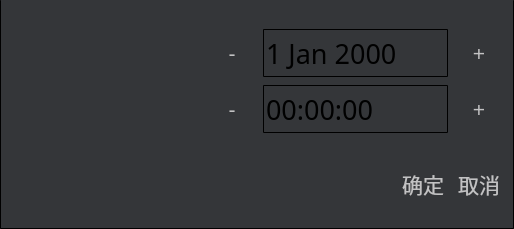
<?xml version="1.0" encoding="UTF-8"?>
<ui version="4.0">
 <class>Dlg_Time</class>
 <widget class="QDialog" name="Dlg_Time">
  <property name="geometry">
   <rect>
    <x>0</x>
    <y>0</y>
    <width>514</width>
    <height>229</height>
   </rect>
  </property>
  <property name="windowTitle">
   <string>系统时间设置</string>
  </property>
  <property name="styleSheet">
   <string notr="true">*{
font: 14pt;
font-family: &quot;微软雅黑&quot;;
}

QWidget {
color: #c2c2c3;
background: #343639;
}

QDialog {
border:1px solid black;
border-radius:1px;
}

#titleFrame {
border: no;
min-height: 20px;
background: url(&quot;:/Res/image/title_bar.png&quot;);
}

QPushButton {
border: no;
font: 16pt;
outline: no;
min-width: 50px;
min-height: 50px;
image: url(&quot;:/Res/image/button_50x50_normal.png&quot;);
}

QPushButton:pressed {
color: black;
font: 16pt;
border: no;
outline: no;
min-width: 50px;
min-height: 50px;
image: url(&quot;:/Res/image/button_50x50_active.png&quot;);
}

QPushButton[objectName=&quot;btnOK&quot;] {
border: no;
outline: no;
min-width: 80px;
min-height: 50px;
image: url(&quot;:/Res/image/button_80x50_normal.png&quot;);
}

QPushButton[objectName=&quot;btnOK&quot;]:pressed {
color: black;
border: no;
outline: no;
min-width: 80px;
min-height: 50px;
image: url(&quot;:/Res/image/button_80x50_active.png&quot;);
}

QPushButton[objectName=&quot;btnQuit&quot;] {
border: no;
outline: no;
min-width: 80px;
min-height: 50px;
image: url(&quot;:/Res/image/button_80x50_normal.png&quot;);
}

QPushButton[objectName=&quot;btnQuit&quot;]:pressed {
color: black;
border: no;
outline: no;
min-width: 80px;
min-height: 50px;
image: url(&quot;:/Res/image/button_80x50_active.png&quot;);
}

QDateEdit {
font: 20pt;
  color: black;
background: qlineargradient(
  x1:0, y1:0, x2:0, y2:1,
  stop:0 gray,
  stop: 0.2 white
  stop:1 white
 );
 border-radius: 1px;
 border: 1px solid black;
min-height: 46px;
}

QDateEdit::up-button {
width: no;
}

QDateEdit::down-button {
width: no;
}

QTimeEdit {
font: 20pt;
  color: black;
background: qlineargradient(
  x1:0, y1:0, x2:0, y2:1,
  stop:0 gray,
  stop: 0.2 white
  stop:1 white
 );
 border-radius: 1px;
 border: 1px solid black;
min-height: 46px;
}

QTimeEdit::up-button {
width: no;
}

QTimeEdit::down-button {
width: no;
}</string>
  </property>
  <layout class="QVBoxLayout" name="verticalLayout_2">
   <property name="spacing">
    <number>6</number>
   </property>
   <property name="leftMargin">
    <number>1</number>
   </property>
   <property name="topMargin">
    <number>0</number>
   </property>
   <property name="rightMargin">
    <number>1</number>
   </property>
   <property name="bottomMargin">
    <number>1</number>
   </property>
   <item>
    <widget class="QFrame" name="titleFrame">
     <property name="frameShape">
      <enum>QFrame::StyledPanel</enum>
     </property>
     <property name="frameShadow">
      <enum>QFrame::Raised</enum>
     </property>
    </widget>
   </item>
   <item>
    <layout class="QHBoxLayout" name="horizontalLayout_4">
     <item>
      <widget class="QWidget" name="widget" native="true">
       <property name="sizePolicy">
        <sizepolicy hsizetype="Fixed" vsizetype="Fixed">
         <horstretch>0</horstretch>
         <verstretch>0</verstretch>
        </sizepolicy>
       </property>
       <property name="minimumSize">
        <size>
         <width>200</width>
         <height>200</height>
        </size>
       </property>
       <property name="maximumSize">
        <size>
         <width>200</width>
         <height>200</height>
        </size>
       </property>
      </widget>
     </item>
     <item>
      <layout class="QVBoxLayout" name="verticalLayout">
       <item>
        <layout class="QHBoxLayout" name="horizontalLayout_2" stretch="0,1,0">
         <property name="spacing">
          <number>6</number>
         </property>
         <property name="rightMargin">
          <number>9</number>
         </property>
         <item>
          <widget class="QPushButton" name="btnDateSub">
           <property name="text">
            <string>-</string>
           </property>
           <property name="autoRepeat">
            <bool>true</bool>
           </property>
          </widget>
         </item>
         <item>
          <widget class="QDateEdit" name="de">
           <property name="sizePolicy">
            <sizepolicy hsizetype="Minimum" vsizetype="Fixed">
             <horstretch>0</horstretch>
             <verstretch>0</verstretch>
            </sizepolicy>
           </property>
           <property name="font">
            <font>
             <family>微软雅黑</family>
             <pointsize>20</pointsize>
             <weight>50</weight>
             <italic>false</italic>
             <bold>false</bold>
            </font>
           </property>
          </widget>
         </item>
         <item>
          <widget class="QPushButton" name="btnDateAdd">
           <property name="text">
            <string>+</string>
           </property>
           <property name="autoRepeat">
            <bool>true</bool>
           </property>
          </widget>
         </item>
        </layout>
       </item>
       <item>
        <layout class="QHBoxLayout" name="horizontalLayout_3" stretch="0,1,0">
         <property name="spacing">
          <number>6</number>
         </property>
         <property name="rightMargin">
          <number>9</number>
         </property>
         <item>
          <widget class="QPushButton" name="btnTimeSub">
           <property name="text">
            <string>-</string>
           </property>
           <property name="autoRepeat">
            <bool>true</bool>
           </property>
          </widget>
         </item>
         <item>
          <widget class="QTimeEdit" name="te">
           <property name="sizePolicy">
            <sizepolicy hsizetype="Minimum" vsizetype="Fixed">
             <horstretch>0</horstretch>
             <verstretch>0</verstretch>
            </sizepolicy>
           </property>
           <property name="font">
            <font>
             <family>微软雅黑</family>
             <pointsize>20</pointsize>
             <weight>50</weight>
             <italic>false</italic>
             <bold>false</bold>
            </font>
           </property>
           <property name="buttonSymbols">
            <enum>QAbstractSpinBox::UpDownArrows</enum>
           </property>
          </widget>
         </item>
         <item>
          <widget class="QPushButton" name="btnTimeAdd">
           <property name="text">
            <string>+</string>
           </property>
           <property name="autoRepeat">
            <bool>true</bool>
           </property>
          </widget>
         </item>
        </layout>
       </item>
       <item>
        <layout class="QHBoxLayout" name="horizontalLayout">
         <property name="rightMargin">
          <number>9</number>
         </property>
         <item>
          <spacer name="horizontalSpacer">
           <property name="orientation">
            <enum>Qt::Horizontal</enum>
           </property>
           <property name="sizeHint" stdset="0">
            <size>
             <width>40</width>
             <height>20</height>
            </size>
           </property>
          </spacer>
         </item>
         <item>
          <widget class="QPushButton" name="btnOK">
           <property name="sizePolicy">
            <sizepolicy hsizetype="Minimum" vsizetype="Ignored">
             <horstretch>0</horstretch>
             <verstretch>0</verstretch>
            </sizepolicy>
           </property>
           <property name="text">
            <string>确定</string>
           </property>
          </widget>
         </item>
         <item>
          <widget class="QPushButton" name="btnQuit">
           <property name="sizePolicy">
            <sizepolicy hsizetype="Minimum" vsizetype="Ignored">
             <horstretch>0</horstretch>
             <verstretch>0</verstretch>
            </sizepolicy>
           </property>
           <property name="text">
            <string>取消</string>
           </property>
          </widget>
         </item>
        </layout>
       </item>
      </layout>
     </item>
    </layout>
   </item>
  </layout>
 </widget>
 <resources/>
 <connections/>
</ui>
